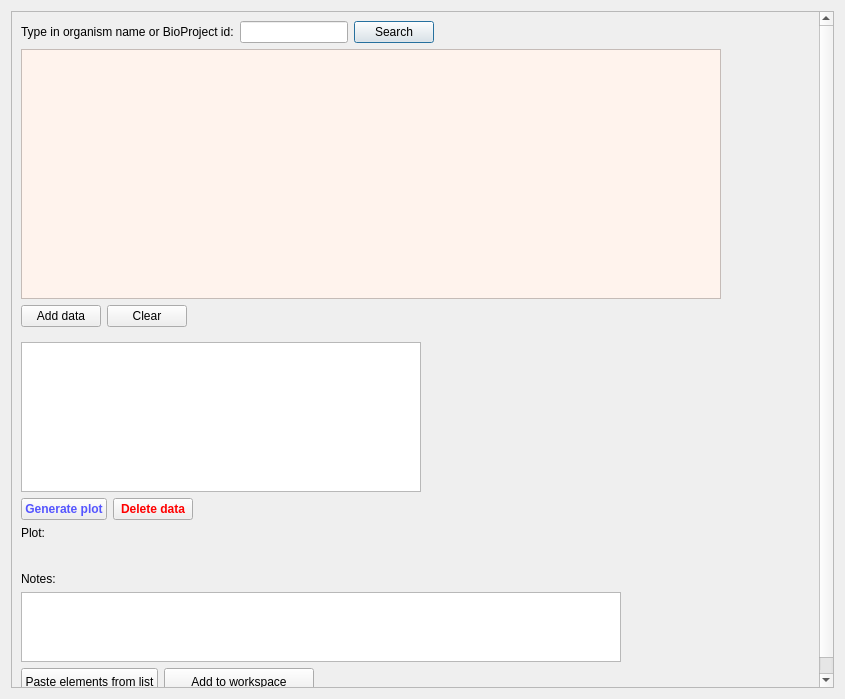
<?xml version="1.0" encoding="UTF-8"?>
<ui version="4.0">
 <class>Dialog</class>
 <widget class="QDialog" name="Dialog">
  <property name="geometry">
   <rect>
    <x>0</x>
    <y>0</y>
    <width>845</width>
    <height>699</height>
   </rect>
  </property>
  <property name="windowTitle">
   <string>Plot creator</string>
  </property>
  <property name="windowIcon">
   <iconset>
    <normaloff>chart_scatter_plot_icon_135788.ico</normaloff>chart_scatter_plot_icon_135788.ico</iconset>
  </property>
  <layout class="QVBoxLayout" name="verticalLayout_4">
   <item>
    <widget class="QScrollArea" name="scrollArea">
     <property name="widgetResizable">
      <bool>true</bool>
     </property>
     <widget class="QWidget" name="scrollAreaWidgetContents">
      <property name="geometry">
       <rect>
        <x>0</x>
        <y>0</y>
        <width>808</width>
        <height>713</height>
       </rect>
      </property>
      <layout class="QFormLayout" name="formLayout">
       <item row="0" column="0">
        <layout class="QHBoxLayout" name="horizontalLayout">
         <item>
          <widget class="QLabel" name="label_2">
           <property name="font">
            <font>
             <pointsize>9</pointsize>
            </font>
           </property>
           <property name="text">
            <string>Type in organism name or BioProject id:</string>
           </property>
          </widget>
         </item>
         <item>
          <widget class="QLineEdit" name="lineEditDataForPlot">
           <property name="maximumSize">
            <size>
             <width>200</width>
             <height>16777215</height>
            </size>
           </property>
           <property name="font">
            <font>
             <pointsize>9</pointsize>
            </font>
           </property>
          </widget>
         </item>
         <item>
          <widget class="QPushButton" name="pushButtonSearchFroPlot">
           <property name="maximumSize">
            <size>
             <width>100</width>
             <height>27</height>
            </size>
           </property>
           <property name="cursor">
            <cursorShape>PointingHandCursor</cursorShape>
           </property>
           <property name="text">
            <string>Search</string>
           </property>
          </widget>
         </item>
        </layout>
       </item>
       <item row="1" column="0">
        <widget class="QTableWidget" name="tableWidgetSelectedDataForPlot">
         <property name="sizePolicy">
          <sizepolicy hsizetype="Fixed" vsizetype="Fixed">
           <horstretch>0</horstretch>
           <verstretch>0</verstretch>
          </sizepolicy>
         </property>
         <property name="minimumSize">
          <size>
           <width>700</width>
           <height>250</height>
          </size>
         </property>
         <property name="maximumSize">
          <size>
           <width>800</width>
           <height>290</height>
          </size>
         </property>
         <property name="styleSheet">
          <string notr="true">background-color:rgb(255, 243, 237)</string>
         </property>
        </widget>
       </item>
       <item row="2" column="0">
        <layout class="QHBoxLayout" name="horizontalLayout_2">
         <item>
          <widget class="QPushButton" name="pushButtonAddData">
           <property name="maximumSize">
            <size>
             <width>100</width>
             <height>27</height>
            </size>
           </property>
           <property name="cursor">
            <cursorShape>PointingHandCursor</cursorShape>
           </property>
           <property name="text">
            <string>Add data</string>
           </property>
          </widget>
         </item>
         <item>
          <widget class="QPushButton" name="pushButtonClear">
           <property name="maximumSize">
            <size>
             <width>100</width>
             <height>27</height>
            </size>
           </property>
           <property name="cursor">
            <cursorShape>PointingHandCursor</cursorShape>
           </property>
           <property name="text">
            <string>Clear</string>
           </property>
          </widget>
         </item>
        </layout>
       </item>
       <item row="3" column="0">
        <widget class="Line" name="line">
         <property name="orientation">
          <enum>Qt::Horizontal</enum>
         </property>
        </widget>
       </item>
       <item row="4" column="0">
        <widget class="QListWidget" name="listWidget">
         <property name="minimumSize">
          <size>
           <width>400</width>
           <height>150</height>
          </size>
         </property>
         <property name="maximumSize">
          <size>
           <width>400</width>
           <height>500</height>
          </size>
         </property>
        </widget>
       </item>
       <item row="5" column="0">
        <layout class="QHBoxLayout" name="horizontalLayout_3">
         <item>
          <widget class="QPushButton" name="pushButtonGeneratePlot">
           <property name="maximumSize">
            <size>
             <width>500</width>
             <height>27</height>
            </size>
           </property>
           <property name="cursor">
            <cursorShape>PointingHandCursor</cursorShape>
           </property>
           <property name="styleSheet">
            <string notr="true">font-weight: bold;
color: rgb(85, 85, 255);</string>
           </property>
           <property name="text">
            <string>Generate plot</string>
           </property>
          </widget>
         </item>
         <item>
          <widget class="QPushButton" name="pushButton">
           <property name="maximumSize">
            <size>
             <width>100</width>
             <height>27</height>
            </size>
           </property>
           <property name="cursor">
            <cursorShape>PointingHandCursor</cursorShape>
           </property>
           <property name="styleSheet">
            <string notr="true">font-weight: bold;
color: rgb(255, 0, 0);</string>
           </property>
           <property name="text">
            <string>Delete data</string>
           </property>
          </widget>
         </item>
        </layout>
       </item>
       <item row="6" column="0">
        <widget class="QLabel" name="label">
         <property name="font">
          <font>
           <pointsize>9</pointsize>
          </font>
         </property>
         <property name="text">
          <string>Plot:</string>
         </property>
        </widget>
       </item>
       <item row="7" column="0">
        <widget class="QLabel" name="labelPlot">
         <property name="text">
          <string/>
         </property>
        </widget>
       </item>
       <item row="8" column="0">
        <widget class="QWidget" name="widget" native="true">
         <property name="sizePolicy">
          <sizepolicy hsizetype="Expanding" vsizetype="Expanding">
           <horstretch>0</horstretch>
           <verstretch>0</verstretch>
          </sizepolicy>
         </property>
        </widget>
       </item>
       <item row="9" column="0">
        <widget class="QLabel" name="label_3">
         <property name="font">
          <font>
           <pointsize>9</pointsize>
          </font>
         </property>
         <property name="text">
          <string>Notes:</string>
         </property>
        </widget>
       </item>
       <item row="11" column="0">
        <layout class="QHBoxLayout" name="horizontalLayout_4">
         <item>
          <widget class="QPushButton" name="pushButtonPasteElements">
           <property name="maximumSize">
            <size>
             <width>150</width>
             <height>27</height>
            </size>
           </property>
           <property name="cursor">
            <cursorShape>PointingHandCursor</cursorShape>
           </property>
           <property name="text">
            <string>Paste elements from list</string>
           </property>
          </widget>
         </item>
         <item>
          <widget class="QPushButton" name="pushButtonAddToWorkspace">
           <property name="minimumSize">
            <size>
             <width>150</width>
             <height>27</height>
            </size>
           </property>
           <property name="maximumSize">
            <size>
             <width>150</width>
             <height>27</height>
            </size>
           </property>
           <property name="cursor">
            <cursorShape>PointingHandCursor</cursorShape>
           </property>
           <property name="text">
            <string>Add to workspace</string>
           </property>
          </widget>
         </item>
        </layout>
       </item>
       <item row="10" column="0" colspan="2">
        <widget class="QTextEdit" name="textEdit">
         <property name="maximumSize">
          <size>
           <width>600</width>
           <height>120</height>
          </size>
         </property>
        </widget>
       </item>
      </layout>
     </widget>
    </widget>
   </item>
  </layout>
 </widget>
 <resources/>
 <connections/>
</ui>
